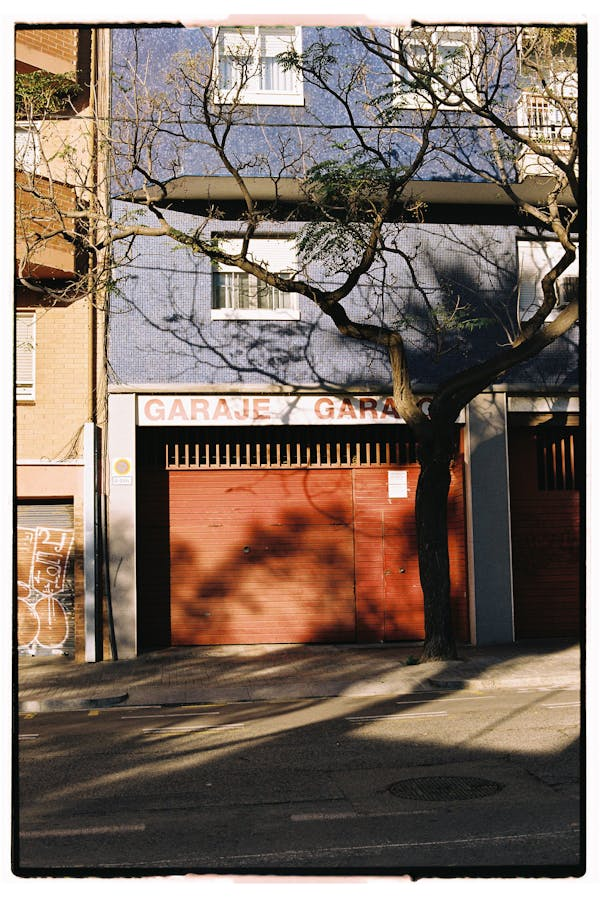
#> input picture images/KRYS/garaz.png, 600 x 897 px, found by its file name; its folder holds only this picture in this run
$ python dwt_analyze.py
#> lines starting #> are read from the running program, lines starting #| are printed output that depends on the picture
import os
import numpy as np
import pywt
from PIL import Image
import matplotlib.pyplot as plt

def compute_dwt_coefficients(image_path, color_mode="L", wavelet="haar"):
    image = Image.open(image_path).convert(color_mode)
    image_array = np.array(image)

    if color_mode == "RGB":
        dwt_coefficients = []
        for c in range(3):
            channel = image_array[:, :, c]
            coeffs = compute_dwt_for_channel(channel, wavelet)
            dwt_coefficients.append(coeffs)
        dwt_coefficients = np.array(dwt_coefficients)

    else:
        dwt_coefficients = compute_dwt_for_channel(image_array, wavelet)

    return dwt_coefficients

def compute_dwt_for_channel(channel, wavelet):
    height = channel.shape[0]
    width = channel.shape[1]
    block_size = 8
    dwt_coefficients = []

    for i in range(0, height, block_size):
        for j in range(0, width, block_size):
            block = channel[i:i+block_size, j:j+block_size]

            if block.shape != (block_size, block_size):
                continue

            coeffs2d = pywt.dwt2(block, wavelet=wavelet)
            cA, (cH, cV, cD) = coeffs2d
            dwt_coefficients.append((cA, cH, cV, cD))

    return dwt_coefficients

def analyze_dwt_distribution(dwt_coefficients):
    all_coefficients = []

    for coeff_set in dwt_coefficients:
        all_coefficients.extend(np.array(coeff_set[0]).flatten())
        all_coefficients.extend(np.array(coeff_set[1]).flatten())
        all_coefficients.extend(np.array(coeff_set[2]).flatten())
        all_coefficients.extend(np.array(coeff_set[3]).flatten())

    all_coefficients = np.array(all_coefficients)
    mean = np.mean(all_coefficients)
    std_dev = np.std(all_coefficients)
    return {"mean": mean, "std_dev": std_dev, "coefficients": all_coefficients}

def create_comparison_plot(image_name, base_stats_gray, stego_stats_gray, base_stats_rgb, stego_stats_rgb, stego_folders, output_graph_folder):
    fig, axs = plt.subplots(4, 4, figsize=(20, 10))
    fig.suptitle(f"Porównanie współczynników DWT - {image_name}", fontsize=16)

    # Wykres dla grayscale
    axs[0, 0].hist(base_stats_gray["coefficients"], bins=50, color="blue", alpha=0.7, edgecolor="black")
    axs[0, 0].set_title("Histogram - Oryginał (Grayscale)")
    axs[0, 0].set_xlabel("Wartość współczynnika DWT")
    axs[0, 0].set_ylabel("Liczba wystąpień")
    axs[0, 0].set_yscale("log")

    for idx, stego_stat in enumerate(stego_stats_gray):
        axs[0, idx+1].hist(stego_stat["coefficients"], bins=50, color="green", alpha=0.7, edgecolor="black")
        axs[0, idx+1].set_title(f"Histogram - {os.path.basename(stego_folders[idx])} (Grayscale)")
        axs[0, idx+1].set_xlabel("Wartość współczynnika DWT")
        axs[0, idx+1].set_ylabel("Liczba wystąpień")
        axs[0, idx+1].set_yscale("log")

    base_hist, bins = np.histogram(base_stats_gray["coefficients"], bins=50)
    for idx, stego_stat in enumerate(stego_stats_gray):
        stego_hist, _ = np.histogram(stego_stat["coefficients"], bins=bins)
        diff_hist = stego_hist - base_hist
        axs[1, idx+1].bar(bins[:-1], diff_hist, width=np.diff(bins), color="red", alpha=0.7, edgecolor="black")
        axs[1, idx+1].set_title(f"Różnice histogramów - {os.path.basename(stego_folders[idx])} (Grayscale)")
        axs[1, idx+1].set_xlabel("Wartość współczynnika DWT")
        axs[1, idx+1].set_ylabel("Różnica liczby wystąpień")
        axs[1, idx+1].set_yscale("log")

    # Wykres dla RGB
    axs[2, 0].hist(base_stats_rgb["coefficients"], bins=50, color="blue", alpha=0.7, edgecolor="black")
    axs[2, 0].set_title("Histogram - Oryginał (RGB)")
    axs[2, 0].set_xlabel("Wartość współczynnika DWT")
    axs[2, 0].set_ylabel("Liczba wystąpień")
    axs[2, 0].set_yscale("log")

    for idx, stego_stat in enumerate(stego_stats_rgb):
        axs[2, idx+1].hist(stego_stat["coefficients"], bins=50, color="green", alpha=0.7, edgecolor="black")
        axs[2, idx+1].set_title(f"Histogram - {os.path.basename(stego_folders[idx])} (RGB)")
        axs[2, idx+1].set_xlabel("Wartość współczynnika DWT")
        axs[2, idx+1].set_ylabel("Liczba wystąpień")
        axs[2, idx+1].set_yscale("log")

    base_hist_rgb, bins_rgb = np.histogram(base_stats_rgb["coefficients"], bins=50)
    for idx, stego_stat in enumerate(stego_stats_rgb):
        stego_hist_rgb, _ = np.histogram(stego_stat["coefficients"], bins=bins_rgb)
        diff_hist_rgb = stego_hist_rgb - base_hist_rgb
        axs[3, idx+1].bar(bins_rgb[:-1], diff_hist_rgb, width=np.diff(bins_rgb), color="red", alpha=0.7, edgecolor="black")
        axs[3, idx+1].set_title(f"Różnice histogramów - {os.path.basename(stego_folders[idx])} (RGB)")
        axs[3, idx+1].set_xlabel("Wartość współczynnika DWT")
        axs[3, idx+1].set_ylabel("Różnica liczby wystąpień")
        axs[3, idx+1].set_yscale("log")

    axs[1, 0].axis("off")  # Usuń pusty wykres
    axs[3, 0].axis("off")  # Usuń pusty wykres
    plt.tight_layout(rect=[0, 0.03, 1, 0.95])

    output_path = os.path.join(output_graph_folder, f"{image_name}")
    plt.savefig(output_path)
    plt.close()


def compare_images(base_folder, stego_folders, output_graph_folder):
    base_images = [f for f in os.listdir(base_folder) if f.endswith(('.jpg', '.jpeg', '.png'))]

    for image_name in base_images:
        print(f"Analiza obrazu: {image_name}")

        base_image_path = os.path.join(base_folder, image_name)
        base_dwt_gray = compute_dwt_coefficients(base_image_path, color_mode="L")
#> in compute_dwt_coefficients, `image = Image.open(image_path).convert(color_mode)`:
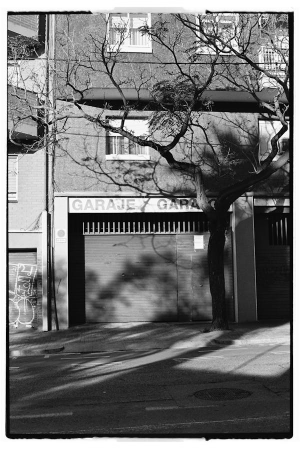
#> image: PIL image 600x897 L (shown at 1/2 size); min 0, max 255, mean 113.6
#> after the loop in compute_dwt_for_channel, `for i in range(0, height, block_size):`: dwt_coefficients = 8400 items
        base_stats_gray = analyze_dwt_distribution(base_dwt_gray)
        base_dwt_rgb = compute_dwt_coefficients(base_image_path, color_mode="RGB")
        base_stats_rgb = analyze_dwt_distribution(base_dwt_rgb)

        stego_stats_gray = []
        stego_stats_rgb = []

        for stego_folder in stego_folders:
            base_name = os.path.splitext(image_name)[0]
            stego_image_path = os.path.join(stego_folder, f"{base_name}.png")

            if not os.path.exists(stego_image_path):
                print(f"Brak obrazu {image_name} w folderze {stego_folder}")
                stego_stats_gray.append({"coefficients": [], "mean": 0, "std_dev": 0})
                stego_stats_rgb.append({"coefficients": [], "mean": 0, "std_dev": 0})
                continue

            stego_dwt_gray = compute_dwt_coefficients(stego_image_path, color_mode="L")
            stego_stats_gray.append(analyze_dwt_distribution(stego_dwt_gray))
            stego_dwt_rgb = compute_dwt_coefficients(stego_image_path, color_mode="RGB")
            stego_stats_rgb.append(analyze_dwt_distribution(stego_dwt_rgb))

        create_comparison_plot(image_name, base_stats_gray, stego_stats_gray, base_stats_rgb, stego_stats_rgb, stego_folders, output_graph_folder)

def main():
    base_folder = r"C:\Users\hgolebio\OneDrive - Eltel Group Corporation\Documents\VSCode\Mouse\KRYS"
    output_graph_folder = r"C:\Users\hgolebio\OneDrive - Eltel Group Corporation\Documents\VSCode\Mouse\KRYS\DWT ANALYZE"
    stego_folders = [
        r"C:\Users\hgolebio\OneDrive - Eltel Group Corporation\Documents\VSCode\Mouse\KRYS\KRYS DCT",
        r"C:\Users\hgolebio\OneDrive - Eltel Group Corporation\Documents\VSCode\Mouse\KRYS\KRYS RGBA",
        r"C:\Users\hgolebio\OneDrive - Eltel Group Corporation\Documents\VSCode\Mouse\KRYS\KRYS LSB"
    ]

    compare_images(base_folder, stego_folders, output_graph_folder)
#> after the loop in analyze_dwt_distribution, `for coeff_set in dwt_coefficients:`: all_coefficients = 537600 items
#> in analyze_dwt_distribution, `mean = np.mean(all_coefficients)`: mean = 56.69
#> in analyze_dwt_distribution, `std_dev = np.std(all_coefficients)`: std_dev = 126.4
#> in compare_images, `base_stats_gray = analyze_dwt_distribution(base_dwt_gray)`: base_stats_gray = 3 items
#> in compute_dwt_coefficients, image is the input picture: PIL image 600x897 RGB; mean R, G, B 126, 110, 99.5
#> the loop in compute_dwt_coefficients (call 2), `for c in range(3):` made 3 passes
#> pass 1, in compute_dwt_coefficients (call 2), `channel = image_array[:, :, c]`:
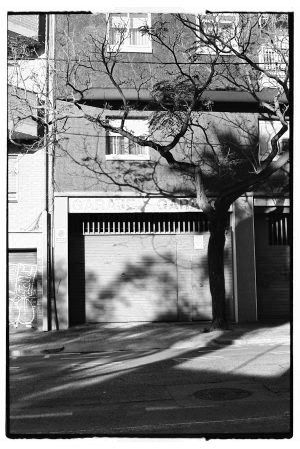
#> channel: shape (897, 600) (shown at 1/2 size); min 0, max 255, mean 126
#> pass 2, in compute_dwt_coefficients (call 2), `channel = image_array[:, :, c]`:
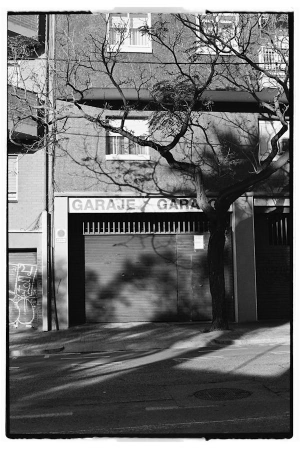
#> channel: shape (897, 600) (shown at 1/2 size); min 0, max 255, mean 110
#> pass 3, in compute_dwt_coefficients (call 2), `channel = image_array[:, :, c]`:
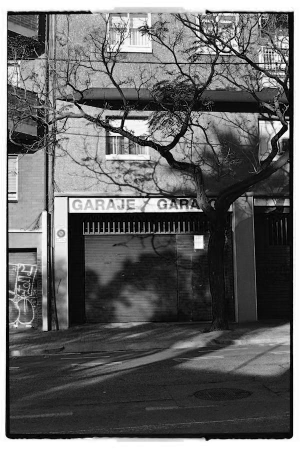
#> channel: shape (897, 600) (shown at 1/2 size); min 0, max 255, mean 99.5
#> the loop in analyze_dwt_distribution (call 2), `for coeff_set in dwt_coefficients:` made 3 passes
#> in compare_images, `stego_dwt_gray = compute_dwt_coefficients(stego_image_path, color_mode..`: stego_dwt_gray = 8400 items
#> in create_comparison_plot, `base_hist, bins = np.histogram(base_stats_gray["coefficients"], bins=50)`: base_hist = 50 values, max 200266 at index 15, min 20 at index 0, mean 10752; bins = 51 values from -219 to 510
#> in create_comparison_plot, `plt.savefig(output_path)`:
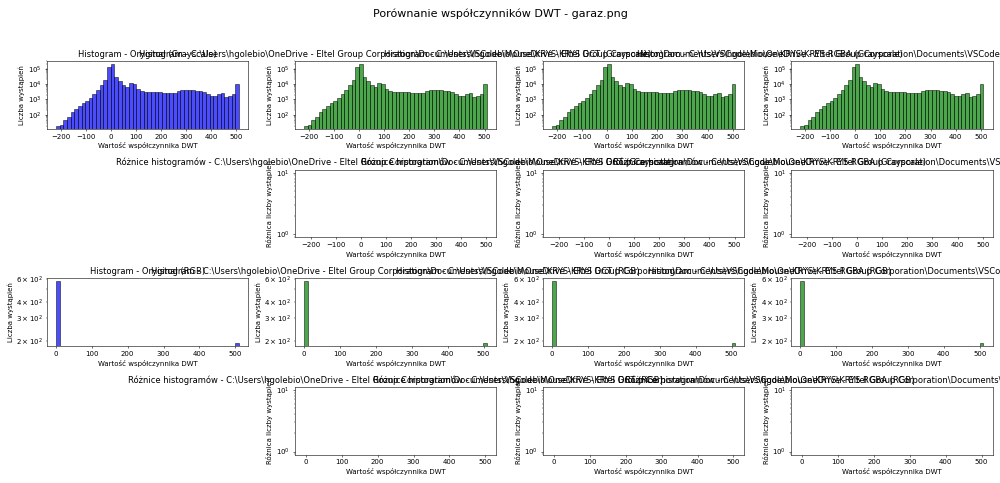
#> figure drawn by matplotlib, 14 panels; panel 1: tallest bar 200266 high, from x = -0.3 to 14.28; panel 2: tallest bar 200266 high, from x = -0.3 to 14.28; panel 3: tallest bar 200266 high, from x = -0.3 to 14.28; panel 4: tallest bar 200266 high, from x = -0.3 to 14.28

if __name__ == "__main__":
    main()

$ run again, on images/KRYS/kapelusz.png
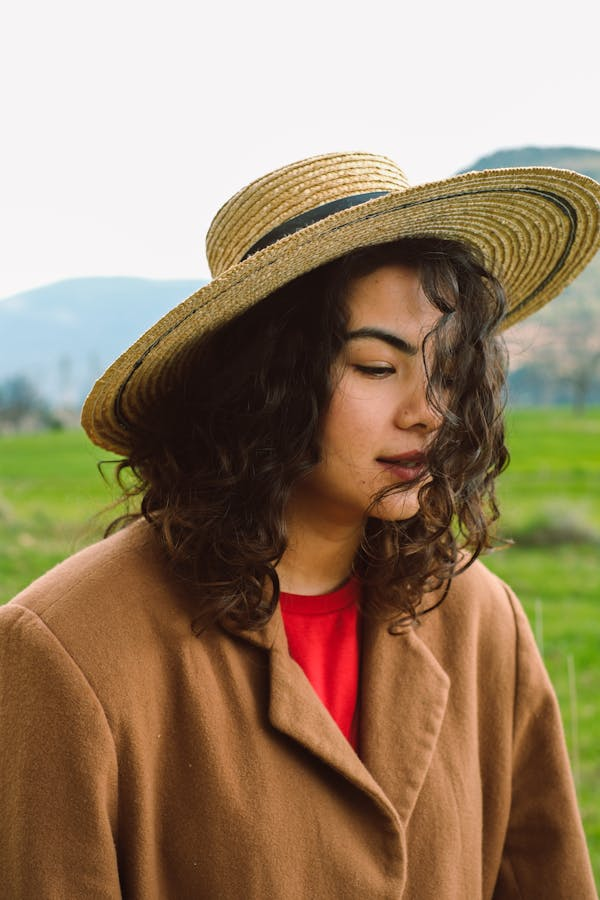
#> input picture images/KRYS/kapelusz.png, 600 x 900 px, found by its file name
#> in compute_dwt_coefficients, `image = Image.open(image_path).convert(color_mode)`:
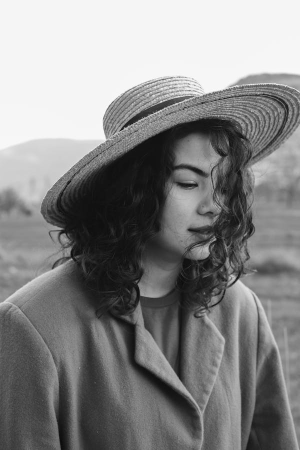
#> image: PIL image 600x900 L (shown at 1/2 size); min 3, max 255, mean 134.2
#> after the loop in compute_dwt_for_channel, `for i in range(0, height, block_size):`: dwt_coefficients = 8400 items
#> after the loop in analyze_dwt_distribution, `for coeff_set in dwt_coefficients:`: all_coefficients = 537600 items
#> mean = 67.27
#> std_dev = 138.9
#> base_stats_gray = 3 items
#> in compute_dwt_coefficients, image is the input picture: PIL image 600x900 RGB; mean R, G, B 152.6, 130.7, 103.6
#> the loop in compute_dwt_coefficients (call 2), `for c in range(3):` made 3 passes
#> pass 3, in compute_dwt_coefficients (call 2), `channel = image_array[:, :, c]`:
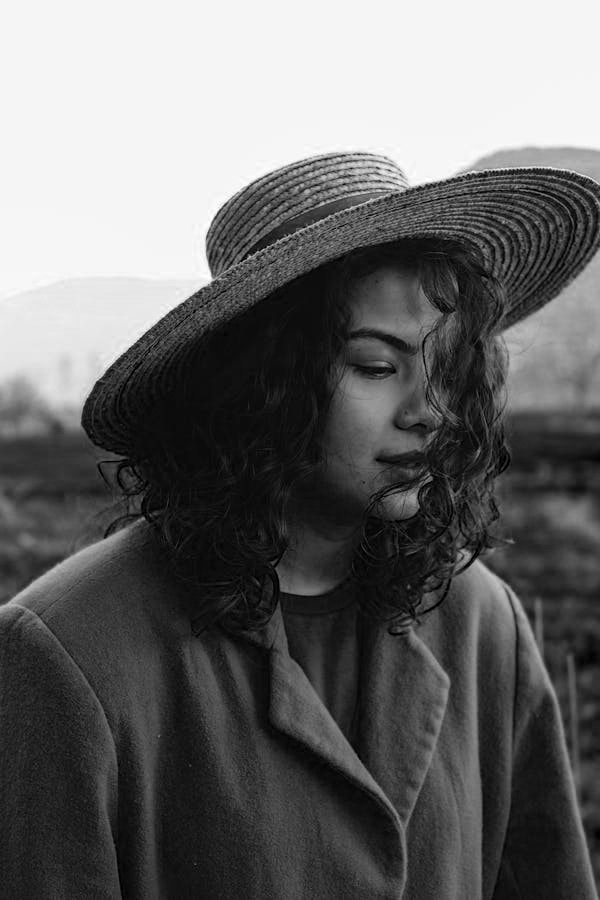
#> channel: shape (900, 600); min 0, max 255, mean 103.6
#> the loop in analyze_dwt_distribution (call 2), `for coeff_set in dwt_coefficients:` made 3 passes
#> stego_dwt_gray = 8400 items
#> base_hist = 50 values, max 292271 at index 10, min 1 at index 0, mean 10752; bins = 51 values from -126 to 500

$ run again, on images/KRYS/man.png
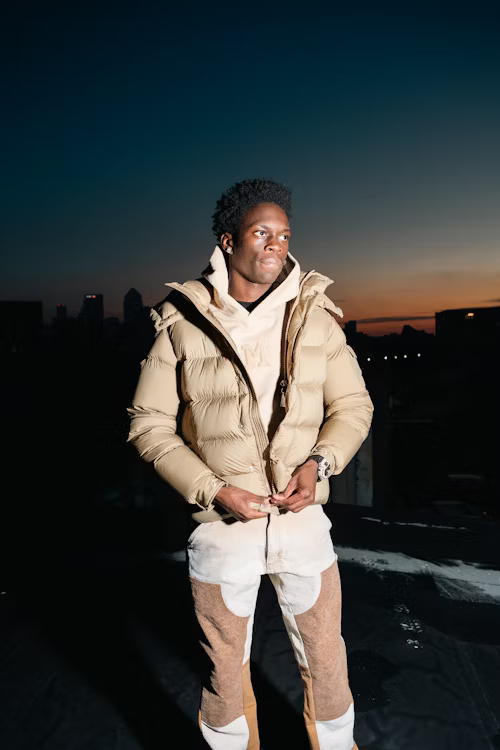
#> input picture images/KRYS/man.png, 500 x 750 px, found by its file name
#> in compute_dwt_coefficients, `image = Image.open(image_path).convert(color_mode)`:
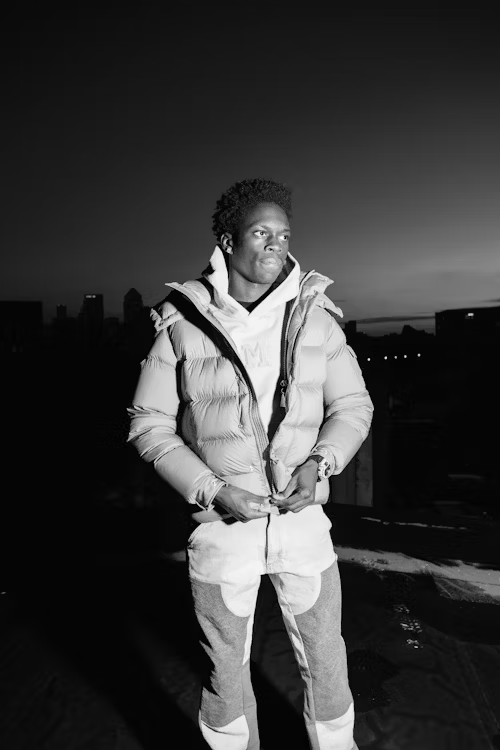
#> image: PIL image 500x750 L; min 0, max 252, mean 57.6
#> after the loop in compute_dwt_for_channel, `for i in range(0, height, block_size):`: dwt_coefficients = 5766 items
#> after the loop in analyze_dwt_distribution, `for coeff_set in dwt_coefficients:`: all_coefficients = 369024 items
#> mean = 28.88
#> std_dev = 85.25
#> base_stats_gray = 3 items
#> in compute_dwt_coefficients, image is the input picture: PIL image 500x750 RGB; mean R, G, B 55.1, 58.8, 58
#> the loop in compute_dwt_coefficients (call 2), `for c in range(3):` made 3 passes
#> pass 3, in compute_dwt_coefficients (call 2), `channel = image_array[:, :, c]`:
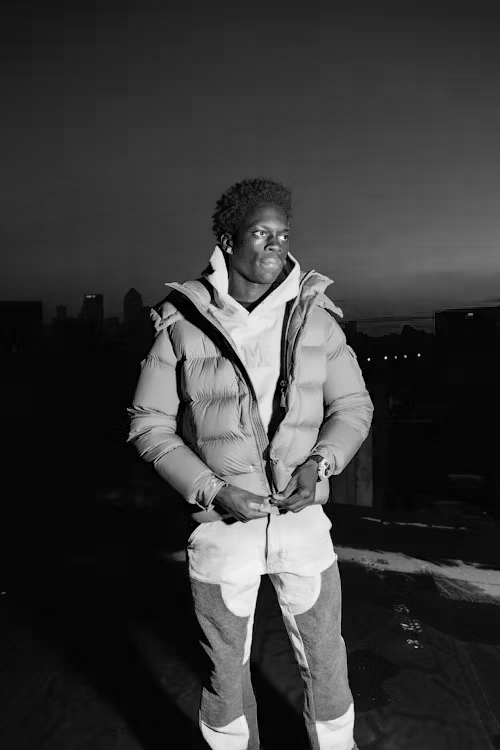
#> channel: shape (750, 500); min 0, max 248, mean 58
#> the loop in analyze_dwt_distribution (call 2), `for coeff_set in dwt_coefficients:` made 3 passes
#> stego_dwt_gray = 5766 items
#> base_hist = 50 values, max 251496 at index 11, min 3 at index 0, mean 7380.5; bins = 51 values from -150.5 to 490
